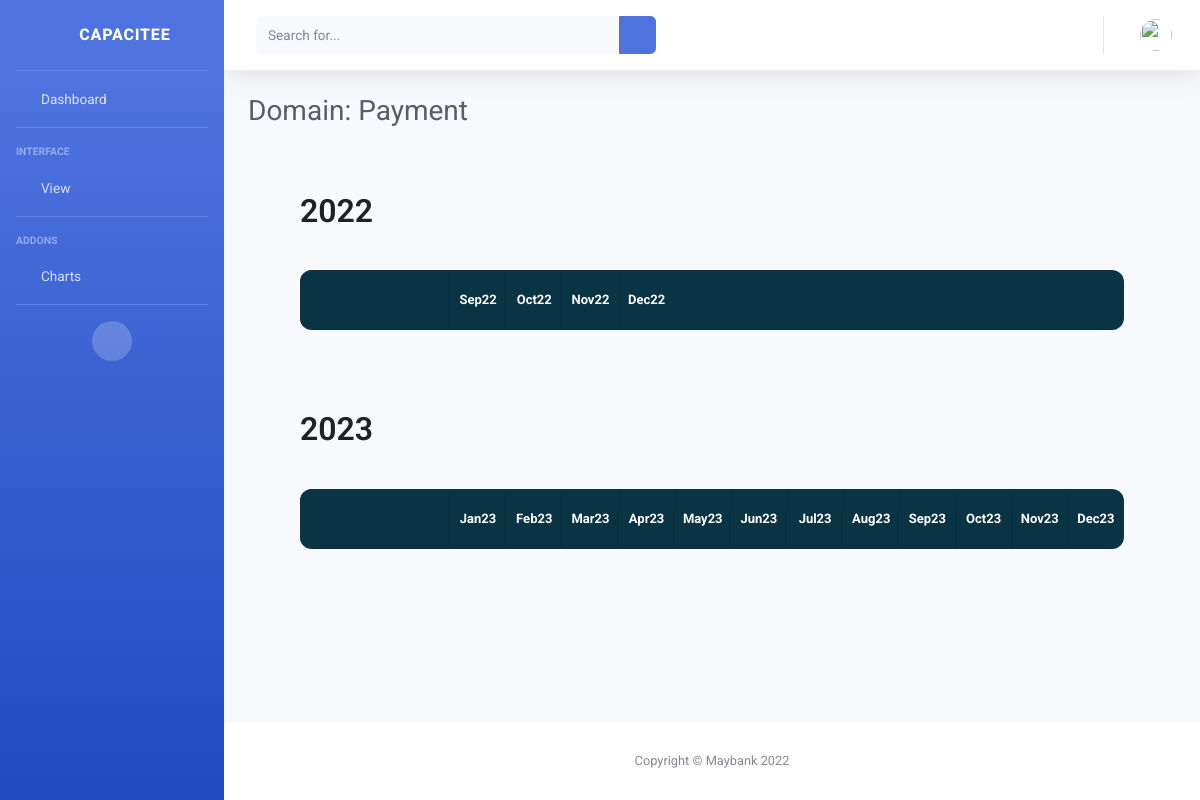
/domains/2, run on the app's committed database.
### app/models.py (models this page shows, shortened)
class Domain(models.Model):
    name = models.CharField(max_length=100)
    description = models.CharField(max_length=200)
    tribe = models.ForeignKey(Tribe, on_delete=models.CASCADE)
    sprints = models.ManyToManyField(Sprint)
    def sprints_map(self):
        sprint_map = defaultdict(list)
        for sprint in self.sprints.all().order_by('year', 'order'):
            sprint_map[sprint.year].append(sprint)
        return sprint_map.items()

class Sprint(models.Model):
    name = models.CharField(max_length=20)
    start = models.DateField('Sprint Start')
    end = models.DateField('Sprint End')
    year = models.IntegerField(default=2022)
    order = models.IntegerField(max_length=2, default=0)
    def __str__(self):
        return self.name

### app/views.py (the view)
# urls.py: path('domains/<int:pk>', views.DomainDetailView.as_view())
class DomainDetailView(generic.DetailView):
    model = Domain
    template_name = 'domain_detail.html'

### app/templates/domain_detail.html (shortened to what this page needs)
<!DOCTYPE html>
<html lang="en">
<head>
    {% include "head_part.html" %}
</head>
<body id="page-top">
<div id="wrapper">
    {% include "sidebar_part2.html" %}
    <div id="content-wrapper" class="d-flex flex-column">
        <div id="content">
            {% include "topbar_part.html" %}
            <div class="container-fluid">
                <div class="d-sm-flex align-items-center justify-content-between mb-4">
                    <h1 class="h3 mb-0 text-gray-800">Domain: {{ domain.name }}</h1>
                </div>
                <div class="row">
                    <div class='container-fluid'>
                        {% for yr, sprints in domain.sprints_map %}
                            <div class="wrapper">
                                <div class="header">
                                    <h2>{{ yr }}</h2>
                                </div>
                                <div class="gantt">
                                    <div class="gantt__row gantt__row--months">
                                        <div class="gantt__row-first"></div>
                                        {% for sprint in sprints %}
                                            <span>{{ sprint }}</span>
                                        {% endfor %}
                                    </div>
                                    <div class="gantt__row gantt__row--lines" data-month="5">
                                        {% for sprint in sprints %}
                                            <span></span>
                                        {% endfor %}
                                    </div>
                                </div>
                            </div>
                        {% endfor %}
                    </div>
                </div>
            </div>
        </div>
        {% include "footer_part.html" %}
    </div>
</div>
</body>
</html>

### app/static/css/gantt.css (style rules this page uses)
body, html { font-family: "Roboto", sans-serif; background-color: #cddade; height: 100%; -webkit-font-smoothing: antialiased; -moz-osx-font-smoothing: grayscale; }
.header { color: #202125; margin-bottom: 40px; }
.header h2 { font-weight: 600; }
.wrapper { max-width: 1200px; min-width: 700px; margin: 0 auto; padding: 40px; }
.gantt { display: grid; border: 0; border-radius: 12px; position: relative; overflow: hidden; box-sizing: border-box; box-shadow: 0 75px 125px -57px #7e8f94; }
.gantt__row { display: grid; grid-template-columns: 150px 1fr; background-color: #fff; }
.gantt__row:nth-child(odd) { background-color: #f5f5f5; }
.gantt__row:nth-child(odd) .gantt__row-first { background-color: #f5f5f5; }
.gantt__row--lines { position: absolute; height: 100%; width: 100%; background-color: transparent; grid-template-columns: 150px repeat(12, 1fr); }
.gantt__row--lines span { display: block; border-right: 1px solid rgba(0, 0, 0, 0.1); }
.gantt__row--lines:after { grid-row: 1; grid-column: 0; background-color: #1688b3 45; z-index: 2; height: 100%; }
.gantt__row--months { color: #fff; background-color: #0a3444 !important; border-bottom: 1px solid rgba(0, 0, 0, 0.1); grid-template-columns: 150px repeat(12, 1fr); }
.gantt__row--months .gantt__row-first { border-top: 0 !important; background-color: #0a3444 !important; }
.gantt__row--months span { text-align: center; font-size: 13px; align-self: center; font-weight: bold; padding: 20px 0; }
.gantt__row-first { background-color: #fff; border-width: 1px 0 0 0; border-color: rgba(0, 0, 0, 0.1); border-style: solid; padding: 15px 0; font-size: 13px; font-weight: bold; text-align: center; }

### data on the page
Domain: name "Payment"
Sprint: year "2022", name "Sep22"
Sprint: name "Oct22"
Sprint: name "Nov22"
Sprint: name "Dec22"
Sprint: year "2023", name "Jan23"
Sprint: name "Feb23"
Sprint: name "Mar23"
Sprint: name "Apr23"
Sprint: name "May23"
Sprint: name "Jun23"
Sprint: name "Jul23"
Sprint: name "Aug23"
Sprint: name "Sep23"
Sprint: name "Oct23"
Sprint: name "Nov23"
Sprint: name "Dec23"
